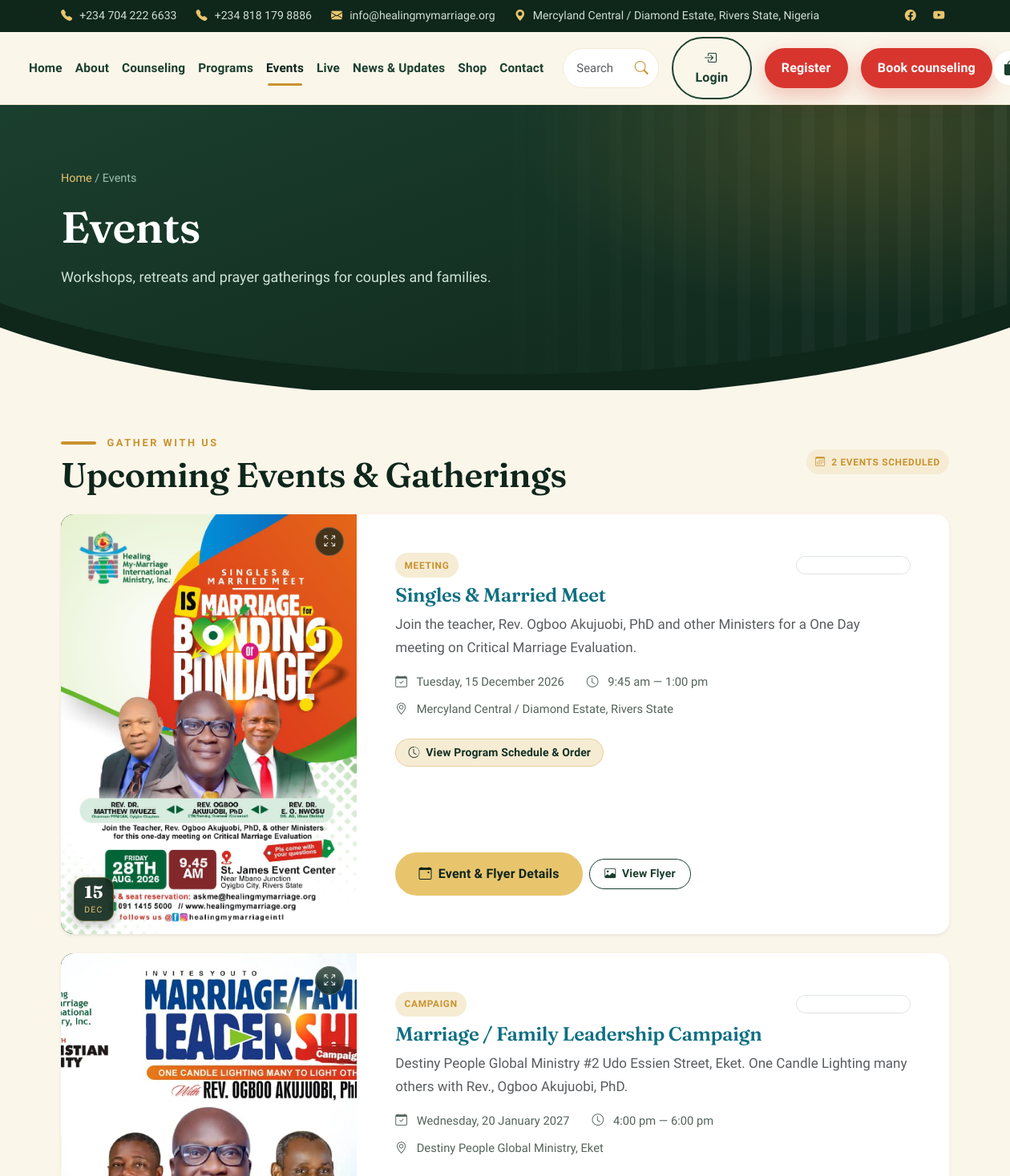
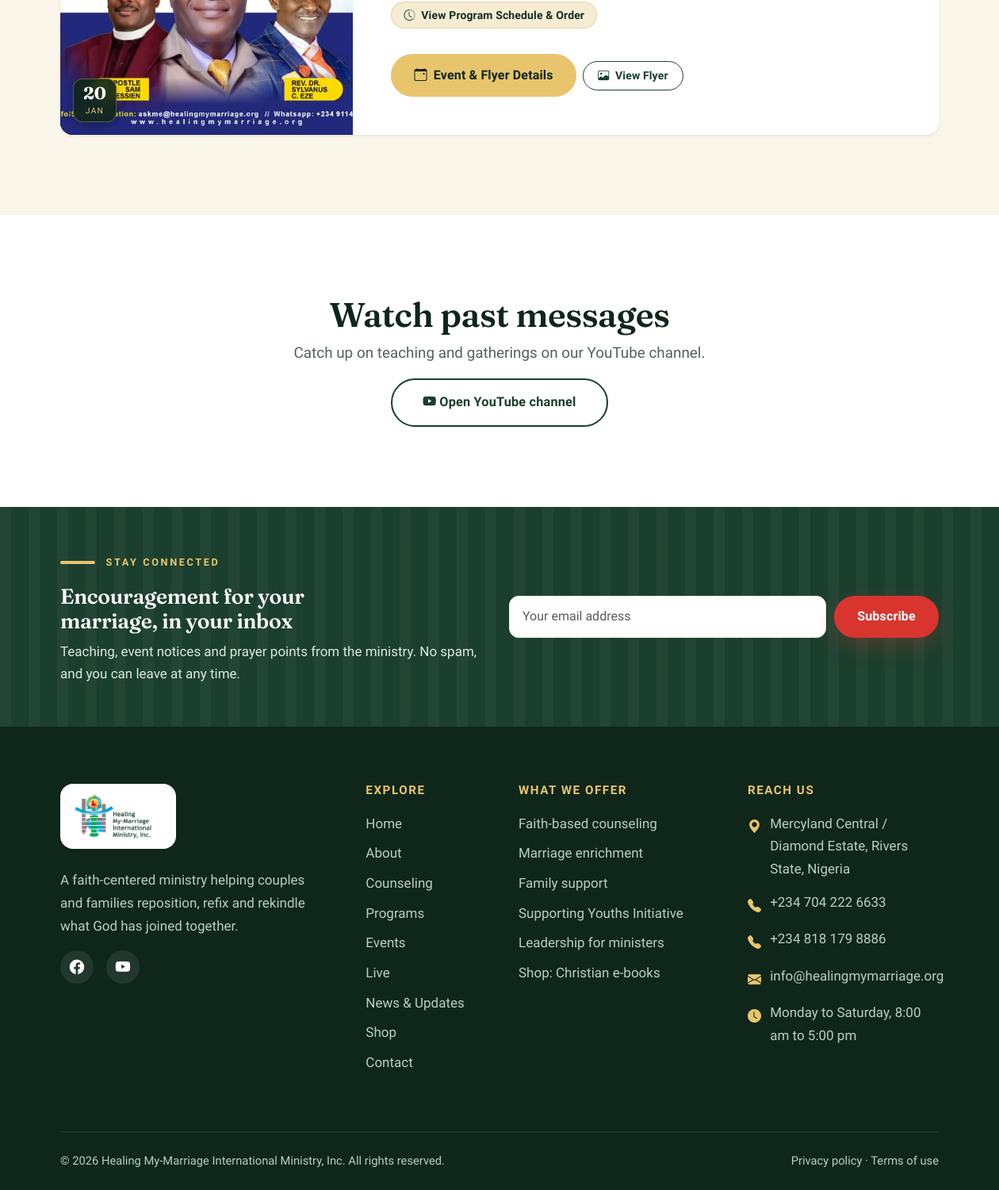
Screenshot of /events.php with the database file from the repository (2 pictures, top to bottom).
### tables this page shows
CREATE TABLE `events` (
  `id` int(10) UNSIGNED NOT NULL,
  `slug` varchar(150) NOT NULL,
  `title` varchar(200) NOT NULL,
  `summary` text DEFAULT '',
  `description` longtext DEFAULT '',
  `program_details` longtext DEFAULT NULL,
  `featured_image` varchar(255) DEFAULT '',
  `program_image` varchar(255) DEFAULT '',
  `category` varchar(100) DEFAULT '',
  `location` varchar(200) DEFAULT '',
  `start_datetime` datetime NOT NULL,
  `end_datetime` datetime DEFAULT NULL,
  `registration_required` tinyint(1) DEFAULT 0,
  `registration_link` varchar(255) DEFAULT '',
  `max_attendees` int(10) UNSIGNED DEFAULT NULL,
  `current_attendees` int(10) UNSIGNED DEFAULT 0,
  `status` enum('draft','published','cancelled','completed') DEFAULT 'draft',
  `meta_title` varchar(200) DEFAULT '',
  `meta_description` varchar(300) DEFAULT '',
  `created_at` datetime DEFAULT current_timestamp(),
  `updated_at` datetime DEFAULT current_timestamp() ON UPDATE current_timestamp()
);

### includes/functions.php (called while the page is built, shortened)
<?php
require_once __DIR__ . '/config.php';
require_once __DIR__ . '/db.php';
function h(?string $s): string
{
    return htmlspecialchars((string)$s, ENT_QUOTES | ENT_SUBSTITUTE, 'UTF-8');
}
function base_url(): string
{
    $settings = get_public_settings();
    $scheme = (!empty($_SERVER['HTTPS']) && $_SERVER['HTTPS'] !== 'off') ? 'https' : 'http';
    $host   = $_SERVER['HTTP_HOST'] ?? 'localhost';
    $scriptName = $_SERVER['SCRIPT_NAME'] ?? '/index.php';
    $dir = rtrim(str_replace('\\', '/', dirname($scriptName)), '/');
    return $scheme . '://' . $host . $dir;
}
function url(string $path = ''): string
{
    $base = base_url();
    return $base . '/' . ltrim($path, '/');
}
function fmt_date(?string $iso, string $format = 'j F Y'): string
{
    $t = strtotime($iso);
    return $t ? date($format, $t) : '';
}
function get_events(bool $upcomingOnly = false): array
{
    $sql = "SELECT * FROM events WHERE status = 'published'";
    $params = [];
    if ($upcomingOnly) {
        $sql .= " AND start_datetime > NOW()";
    }
    $sql .= " ORDER BY start_datetime ASC";
    return Database::fetchAll($sql, $params);
}

### includes/db.php (called while the page is built, shortened)
<?php
class Database {
    private static ?mysqli $conn = null;
    public static function getConnection(): mysqli {
        if (self::$conn === null) {
            $host = 'localhost';
            $user = 'root';
            $pass = '';
            $db   = 'hmi_website';
            self::$conn = new mysqli($host, $user, $pass, $db);
            self::$conn->set_charset('utf8mb4');
            self::$conn->options(MYSQLI_OPT_INT_AND_FLOAT_NATIVE, true);
        }
        return self::$conn;
    }
    public static function query(string $sql, array $params = []): mysqli_result|bool {
        $conn = self::getConnection();
        $stmt = $conn->prepare($sql);
        $stmt->execute();
        return $stmt->get_result();
    }
    public static function fetchAll(string $sql, array $params = []): array {
        $res = self::query($sql, $params);
        return $res ? $res->fetch_all(MYSQLI_ASSOC) : [];
    }
}
function get_public_settings(): array {
    $rows = Database::fetchAll("SELECT setting_key, setting_value, setting_type FROM site_settings WHERE is_public = 1");
    $settings = [];
    foreach ($rows as $row) {
        $val = $row['setting_value'];
        switch ($row['setting_type']) {
            case 'json': $settings[$row['setting_key']] = json_decode($val, true) ?? []; break;
            default: $settings[$row['setting_key']] = $val;
        }
    }
    return $settings;
}

### includes/config.php (called while the page is built, shortened)
<?php
require_once __DIR__ . '/db.php';
function get_site_config(): array {
    static $config = null;
    if ($config !== null) return $config;
    $defaults = [
        'site_name' => 'Healing My-Marriage International Ministry, Inc.',
        'site_short_name' => 'Healing My-Marriage',
        'site_tagline' => 'Reposition. Refix. Rekindle.',
        'site_description' => 'A faith-based marriage and family ministry in Rivers State, Nigeria. Biblical counseling, marriage enrichment, family support and leadership for ministers.',
        'site_base_url' => '',
        'site_email' => 'info@healingmymarriage.org',
        'site_phones' => ['+234 704 222 6633', '+234 818 179 8886'],
        'site_phones_raw' => ['+2347042226633', '+2348181798886'],
        'site_address' => 'Mercyland Central / Diamond Estate, Rivers State, Nigeria',
        'site_hours' => 'Monday to Saturday, 8:00 am to 5:00 pm',
        'site_maps_query' => 'Mercyland Central Diamond Estate Rivers State Nigeria',
        'facebook_url' => 'https://www.facebook.com/profile.php?id=61565801562860',
        'youtube_url' => 'https://youtube.com/@healingmymarriageinternational',
        'ga_id' => '',
        'mail_enabled' => false,
        'mail_to' => 'info@healingmymarriage.org',
        'mail_from' => 'no-reply@healingmymarriage.org',
        'currency_symbol' => '₦',
        'currency_code' => 'NGN',
    ];
    try {
        $dbSettings = get_public_settings();
        foreach ($dbSettings as $key => $value) {
            if (array_key_exists($key, $defaults)) {
                $defaults[$key] = $value;
            }
        }
    } catch (Exception $e) {
    }
    $config = $defaults;
    return $config;
}
$siteConfig = get_site_config();
function site_setting(string $key, $default = null) {
    $settings = get_site_config();
    return $settings[$key] ?? $default;
}
function youtube_url(): string { return site_setting('youtube_url', 'https://youtube.com/@healingmymarriageinternational'); }

### events.php (the view, shortened to what this page needs)
<?php
require __DIR__ . '/includes/header.php';
require __DIR__ . '/includes/page-hero.php';
$upcoming = get_events(true);
?>
<section class="section pt-5" aria-labelledby="upTitle">
  <div class="container">
    <div class="d-flex justify-content-between align-items-center mb-4 flex-wrap gap-2">
      <div>
        <p class="eyebrow mb-1">Gather with us</p>
        <h2 id="upTitle" class="mb-0 reveal">Upcoming Events & Gatherings</h2>
      </div>
      <span class="badge-hmi"><i class="bi bi-calendar3 me-1"></i> <?= count($upcoming) ?> <?= count($upcoming) === 1 ? 'Event' : 'Events' ?> Scheduled</span>
    </div>
    <?php if ($upcoming): ?>
      <div class="d-grid gap-4">
        <?php foreach ($upcoming as $e): ?>
          <article class="card event-card-modern border-0 shadow-sm bg-white rounded-4 overflow-hidden reveal" id="<?= h($e['id']) ?>">
            <div class="row g-0 align-items-stretch">
              <div class="col-lg-4 col-md-5 event-card-media-col">
                <div class="event-card-media h-100 position-relative">
                  <?php if (!empty($e['featured_image'])): ?>
                    <img src="<?= h(url($e['featured_image'])) ?>" alt="Flyer for <?= h($e['title']) ?>" class="event-flyer-thumb w-100 h-100 object-fit-cover" loading="lazy">
                    <button type="button" class="btn-flyer-zoom" data-bs-toggle="modal" data-bs-target="#flyerModal-<?= $e['id'] ?>" title="View full flyer">
                      <i class="bi bi-arrows-fullscreen"></i>
                    </button>
                  <?php endif; ?>
                  <div class="event-date-chip">
                    <span class="d"><?= h(fmt_date($e['start_datetime'], 'j')) ?></span>
                    <span class="m"><?= h(fmt_date($e['start_datetime'], 'M')) ?></span>
                  </div>
                </div>
              </div>
              <div class="col-lg-8 col-md-7 d-flex flex-column p-4 p-lg-5">
                <div class="d-flex justify-content-between align-items-center mb-2 flex-wrap gap-2">
                  <span class="badge-hmi"><?= h($e['category'] ?? 'Event') ?></span>
                  <span class="badge bg-forest-subtle text-forest border px-3 py-1 rounded-pill small" data-countdown="<?= h($e['start_datetime']) ?>"></span>
                </div>
                <h3 class="h4 mb-2" style="font-family:var(--font-display);">
                  <a href="<?= h(url('event.php?slug=' . $e['slug'])) ?>" class="text-decoration-none text-forest-950 event-title-link">
                    <?= h($e['title']) ?>
                  </a>
                </h3>
                <?php if (!empty($e['summary'])): ?>
                  <p class="text-muted mb-3"><?= h($e['summary']) ?></p>
                <?php endif; ?>
                <div class="event-meta-grid mb-4">
                  <div>
                    <i class="bi bi-calendar-check text-gold me-2"></i>
                    <span><?= h(fmt_date($e['start_datetime'], 'l, j F Y')) ?></span>
                  </div>
                  <div>
                    <i class="bi bi-clock text-gold me-2"></i>
                    <span>
                      <?= h(fmt_date($e['start_datetime'], 'g:i a')) ?>
                      <?php if (!empty($e['end_datetime'])): ?>
                        &mdash; <?= h(fmt_date($e['end_datetime'], 'g:i a')) ?>
                      <?php endif; ?>
                    </span>
                  </div>
                  <div class="w-100">
                    <i class="bi bi-geo-alt text-gold me-2"></i>
                    <span><?= h($e['location'] ?? 'Mercyland Central / Diamond Estate, Rivers State') ?></span>
                  </div>
                </div>
                <?php if (!empty($e['program_details']) || !empty($e['program_image'])): ?>
                  <div class="mb-4">
                    <button class="btn btn-sm btn-program-toggle" type="button" data-bs-toggle="collapse" data-bs-target="#progCollapse-<?= $e['id'] ?>" aria-expanded="false" aria-controls="progCollapse-<?= $e['id'] ?>">
                      <i class="bi bi-clock-history me-1 text-gold"></i> View Program Schedule & Order
                    </button>
                  </div>
                <?php endif; ?>
                <div class="d-flex flex-wrap gap-2 align-items-center mt-auto pt-2">
                  <a class="btn btn-hmi-green" href="<?= h(url('event.php?slug=' . $e['slug'])) ?>">
                    <i class="bi bi-calendar-event me-1"></i> Event & Flyer Details
                  </a>
                  <?php if (!empty($e['featured_image'])): ?>
                    <button type="button" class="btn btn-sm btn-outline-forest" data-bs-toggle="modal" data-bs-target="#flyerModal-<?= $e['id'] ?>">
                      <i class="bi bi-image me-1"></i> View Flyer
                    </button>
                  <?php endif; ?>
                </div>
              </div>
            </div>
          </article>
        <?php endforeach; ?>
      </div>
    <?php endif; ?>
  </div>
</section>
<section class="section section-white">
  <div class="container text-center reveal">
    <h2>Watch past messages</h2>
    <p class="lead mx-auto">Catch up on teaching and gatherings on our YouTube channel.</p>
    <a class="btn btn-hmi-outline btn-lg" href="<?= h(youtube_url()) ?>" target="_blank" rel="noopener"><i class="bi bi-youtube" aria-hidden="true"></i> Open YouTube channel</a>
  </div>
</section>
<?php require __DIR__ . '/includes/footer.php'; ?>

### rows the page displays
events: shows a picture, start_datetime "15", start_datetime "DEC", category "MEETING", title "Singles & Married Meet", summary "Join the teacher, Rev. Ogboo Akujuobi, PhD and other Ministers for a One Day meeting on Critical Marriage Evaluation.", start_datetime "Tuesday, 15 December 2026", start_datetime "9:45 am", end_datetime "1:00 pm", location "Mercyland Central / Diamond Estate, Rivers State"
events: shows a picture, start_datetime "20", start_datetime "JAN", category "CAMPAIGN", title "Marriage / Family Leadership Campaign", summary "Destiny People Global Ministry #2 Udo Essien Street, Eket. One Candle Lighting many others with Rev., Ogboo Akujuobi, PhD.", start_datetime "Wednesday, 20 January 2027", start_datetime "4:00 pm", end_datetime "6:00 pm", location "Destiny People Global Ministry, Eket"

### other values shown
site_phones()[$i] "+234 704 222 6633"
site_phones()[$i] "+234 818 179 8886"
site_email() "info@healingmymarriage.org"
site_address() "Mercyland Central / Diamond Estate, Rivers State, Nigeria"
$item['label'] "Home"
$item['label'] "About"
$item['label'] "Counseling"
$item['label'] "Programs"
$item['label'] "Events"
$item['label'] "Live"
$item['label'] "News & Updates"
$item['label'] "Shop"
$item['label'] "Contact"
$hero_crumb "Events"
$hero_title "Events"
